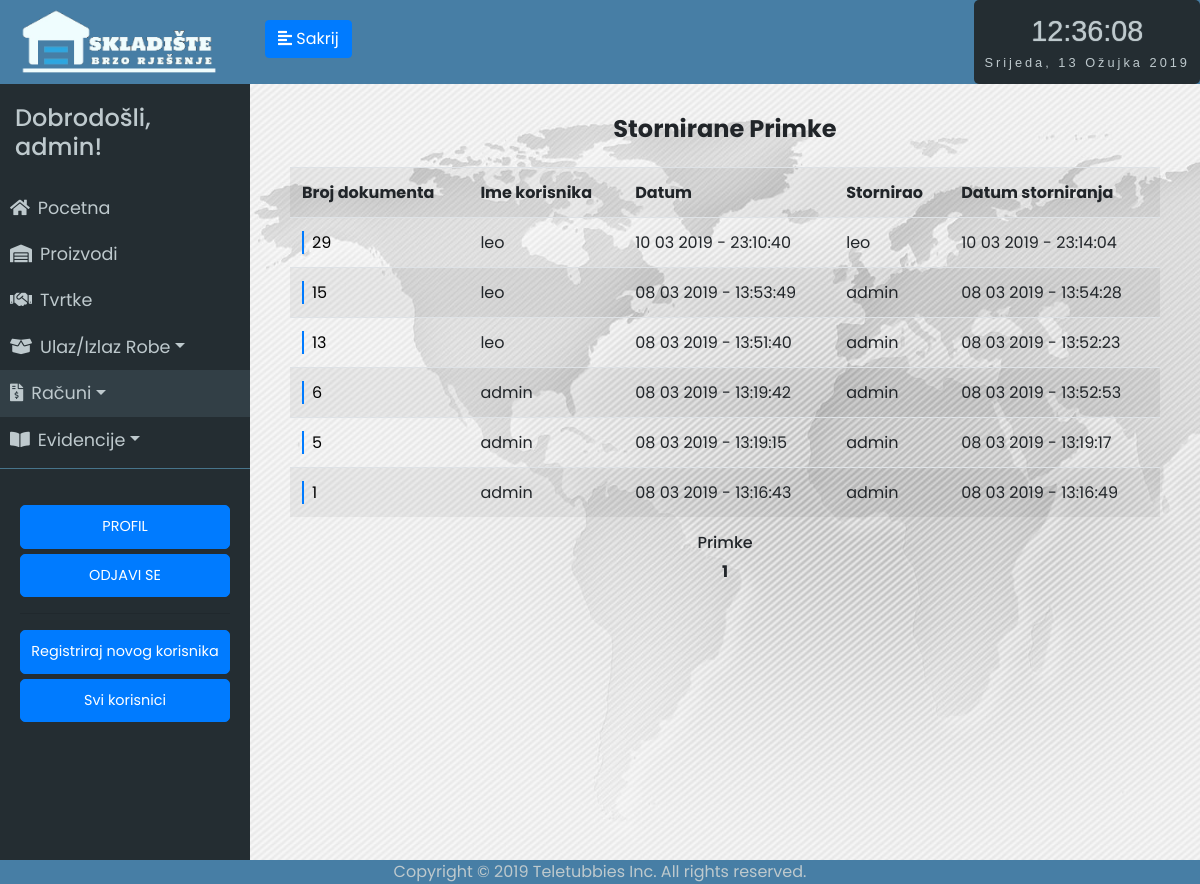
The app's page /receipts_unosa_storno/1 (signed in) with its own data.
### app/models.py (models this page shows, shortened)
class User(UserMixin, db.Model):
	id = db.Column(db.Integer, primary_key=True)
	username = db.Column(db.String(64), index=True, unique=True)
	email = db.Column(db.String(120), index=True, unique=True)
	password_hash = db.Column(db.String(128))
	last_seen = db.Column(db.DateTime, default=datetime.utcnow)
	rank = db.Column(db.String(32))
	status = db.Column(db.String(32))
	evidencija = db.relationship('Evidencija', backref='user', lazy='dynamic')
	receipt = db.relationship('Receipt', backref='stornoUser', lazy='dynamic')

class Receipt(db.Model):
	id = db.Column(db.Integer, primary_key=True)
	status = db.Column(db.String(64))
	date = db.Column(db.DateTime, default=datetime.utcnow)
	receipt_type = db.Column(db.String(64))
	evidencija = db.relationship('Evidencija', backref='receipt', lazy='dynamic')
	storno_date = db.Column(db.DateTime, nullable=True)
	storno_user = db.Column(db.Integer, db.ForeignKey('user.id'), nullable=True)

### app/routes.py (the view)
@app.route('/receipts_unosa_storno/<int:page_num>')
@login_required
def receipts_unosa_storno(page_num):
	form = SearchReceiptNumber()
	receipts = Receipt.query.filter_by(receipt_type="unos", status="storno").order_by(Receipt.date.desc()).paginate(per_page=7, page=page_num, error_out=True)
	return render_template('receipts_unosa_storno.html', title='Racuni', receipts=receipts, form = form)

### app/models.py (called while the page is built)
@login.user_loader
def load_user(id):
	return User.query.get(int(id))

### app/routes.py (called while the page is built)
@app.before_request
def before_request():
	if current_user.is_authenticated:
		current_user.last_seen = datetime.utcnow()
		db.session.commit()

### app/templates/receipts_unosa_storno.html (shortened to what this page needs)
{% extends "base.html" %}
{% block racuni %}active{% endblock %}
{% block content %}
<div class="unos-p">
    <h4><strong>Stornirane Primke</strong></h4>
    <table class="table table-striped">
        <tr>
            <th>Broj dokumenta</th>
            <th>Ime korisnika</th>
            <th>Datum</th>
            <th>Stornirao</th>
            <th>Datum storniranja</th>
        </tr>
    {% for receipt in receipts.items %}
        <tr>
            <td><a href="/receipt/{{receipt.id}}" class="dekoracija">{{ receipt.id }}</a></td>
            <td>{{ receipt.evidencija.first().user.username }}</td>
            <td>{{ receipt.date.strftime('%d %m %Y - %H:%M:%S') }}</td>
            <td>{{ receipt.stornoUser.username }}</td>
            <td>{{ receipt.storno_date.strftime('%d %m %Y - %H:%M:%S') }}</td>
        </tr></a>
    {% endfor %}
    </table>
    <h6>Primke</h6>
            {% for page in receipts.iter_pages(left_edge=3, right_edge=3, left_current=3, right_current=3) %}
                {% if page %}
                    {% if page != receipts.page %}
                            <a href="{{ url_for('receipts_unosa_storno', page_num=page) }}">{{ page }}</a>
                    {% else %}
                        <strong>{{ page }}</strong>
                    {% endif %}
                {% else %}
                    <span class=ellipsis>…</span>
                {% endif %}
            {% endfor %}
{% endblock %}

### app/templates/base.html (shortened to what this page needs)
<html>
<head>
	<link rel="stylesheet" href="https://stackpath.bootstrapcdn.com/bootstrap/4.2.1/css/bootstrap.min.css" integrisha384-GJzZqFGwb1QTTN6wy59ffF1BuGJpLSa9DkKMp0DgiMDm4iYMj70gZWKYbI706tWS">
	<link href="../static/style.css" type="text/css" rel="stylesheet">
	<link rel="stylesheet" href="https://use.fontawesome.com/releases/v5.7.1/css/all.css">
</head>
<body onload="startTime()">
	<div class="wrapper">
	<nav id="sidebar">
		<div class="sidebar-header ">
			<img src="../static/logo5.png" style="width: 200px; height: auto;">
		</div>
		<ul class="list-unstyled components" id="navigation">
			<h4>Dobrodošli, {{ current_user.username }}!</h4>
			<li class="{% block index %}{% endblock %}">
				<a href="{{ url_for('index') }}"><i class="fas fa-home mr-2"></i>Pocetna</a>
			</li>
			<li class="{% block stanje_skladista %}{% endblock %}">
				<a href="{{ url_for('stanje_skladista1') }}"><i class="fas fa-warehouse mr-2"></i>Proizvodi</a>
			</li>
			<li class="{% block dobavljaci %}{% endblock %}">
				<a href="{{ url_for('tvrtke1') }}"><i class="fas fa-handshake mr-2"></i>Tvrtke</a>
			</li>
			<li class="{% block ulaz_izlaz %}{% endblock %}">
				<a href="#pageSubmenu2" data-toggle="collapse" aria-expanded="false" class="dropdown-toggle"><i class="fas fa-box-open mr-2"></i>Ulaz/Izlaz Robe</a>
			</li>
			<li class="{% block racuni %}{% endblock %}">
				<a href="#pageSubmenu3" data-toggle="collapse" aria-expanded="false" class="dropdown-toggle"><i class="fas fa-file-invoice-dollar mr-2"></i>Računi</a>
			</li>
			<li class="{% block evidencije %}{% endblock %}">
				<a href="#pageSubmenu" data-toggle="collapse" aria-expanded="false" class="dropdown-toggle"><i class="fas fa-book-open mr-2"></i>Evidencije</a>
			</li>
		</ul>
		<ul class="list-unstyled CTAs">
                <li>
                    <a href="{{ url_for('user', username=current_user.username) }}" class="btn btn-primary hover-plava">PROFIL</a>
                </li>
                <li>
                    <a href="{{ url_for('logout') }}" class="btn btn-primary hover-plava">ODJAVI SE</a>
                </li>
                {%  if current_user.rank == "admin"%}
                <hr>
                    <li>
                        <a href="{{ url_for('register') }}" class="btn btn-primary hover-plava">Registriraj novog korisnika</a>
                    </li>
                    <li>
                        <a href="{{ url_for('svi_korisnici1') }}" class="btn btn-primary hover-plava">Svi korisnici</a>
                    </li>
                {% endif %}
            </ul>
	</nav>
		<div class="tijelo">
	        <div class="plava-pozadina">
	        	<div class="d-flex bd-highlight">
	  				<div class="bd-highlight">
		            	<button type="button" id="sidebarCollapse" class="btn btn-primary">
			                <i class="fas fa-align-left"></i>
			                <span class="sakrij-tipku"></span>
		            	</button>
		            </div>
	  				<div class="ml-auto bd-highlight">
	  					<div id="clockdate">
		  					<div class="clockdate-wrapper">
		    					<div id="clock"></div>
		    					<div id="date"></div>
		  					</div>
						</div>
					</div>
				</div>
	    	</div>
			<div class="plavo">
			{% block content %}
			{% endblock %}
			</div>
		</div>
<footer>Copyright © 2019 Teletubbies Inc. All rights reserved.</footer>
</body>
</html>

### app/static/style.css (style rules this page uses)
body { font-family: 'Poppins', sans-serif; background: #fafafa; }
h4 { padding: 15px; }
.wrapper { display: flex; width: 100%; align-items: stretch; }
a, a:hover, a:focus { color: inherit; text-decoration: none; transition: all 0.3s; }
#sidebar { min-width: 250px; max-width: 250px; min-height: 100vh; background: #242d32; color: #bec9cd; transition: all 0.3s; }
#sidebarCollapse { margin-top: 20px; margin-left: 15px; }
#sidebar .sidebar-header { padding: 7.5px 20px; background: #477ea5; color: #f0fdfe; }
#sidebar ul.components { padding: 5px 0; border-bottom: 1px solid #47748b; }
#sidebar ul li a { padding: 10px; font-size: 1.1em; display: block; }
#sidebar ul li.active > a, a[aria-expanded="true"] { color: #bec9cd; background: #323f46; }
ul.CTAs { padding: 20px; }
ul.CTAs a { text-align: center; font-size: 0.9em !important; display: block; border-radius: 5px; margin-bottom: 5px; }
.tijelo { display: inline-block; width: 100%; }
.plavo { display: inline-block; width: 100%; text-align: center; }
.plava-pozadina { background-color: #477ea5; display: inline-block; width: 100%; height: 84px; }
.unos-p { padding-top: 2vh; padding-left: 5vh; padding-right: 5vh; background-image: url('map.jpg'); height: 100vh; }
.sakrij-tipku:before { content: 'Sakrij'; }
.clockdate-wrapper { background-color: #242d32; padding:10px; max-width:350px; width:100%; text-align:center; border-radius:5px; margin:0 auto; height: 84px; }
#clock { background-color:#242d32; font-family: sans-serif; font-size:1.8rem; text-shadow:0px 0px 1px #bec9cd; color:#bec9cd; }
#date { letter-spacing:3px; font-size:0.8rem; font-family:arial,sans-serif; color:#bec9cd; }
footer { position: fixed; left: 0; bottom: 0; width: 100%; background-color: #477ea5; color: #bec9cd; text-align: center; }
.dekoracija { background: linear-gradient( to right, var(--mainColor) 0%, var(--mainColor) 2px, transparent 2px ); background-repeat: repeat-x; background-size: 100%; color: #000; padding-left: 10px; text-decoration: none; padding: 0 10px; }
:root { --mainColor: #007bff; }

### records on screen
User: username "admin"
Receipt: id "29", evidencija.first "leo", date "10 03 2019 - 23:10:40", stornoUser.username "leo", storno_date "10 03 2019 - 23:14:04"
Receipt: id "15", evidencija.first "leo", date "08 03 2019 - 13:53:49", stornoUser.username "admin", storno_date "08 03 2019 - 13:54:28"
Receipt: id "13", evidencija.first "leo", date "08 03 2019 - 13:51:40", stornoUser.username "admin", storno_date "08 03 2019 - 13:52:23"
Receipt: id "6", evidencija.first "admin", date "08 03 2019 - 13:19:42", stornoUser.username "admin", storno_date "08 03 2019 - 13:52:53"
Receipt: id "5", evidencija.first "admin", date "08 03 2019 - 13:19:15", stornoUser.username "admin", storno_date "08 03 2019 - 13:19:17"
Receipt: id "1", evidencija.first "admin", date "08 03 2019 - 13:16:43", stornoUser.username "admin", storno_date "08 03 2019 - 13:16:49"

### other values on screen
{{ page }} "1"
